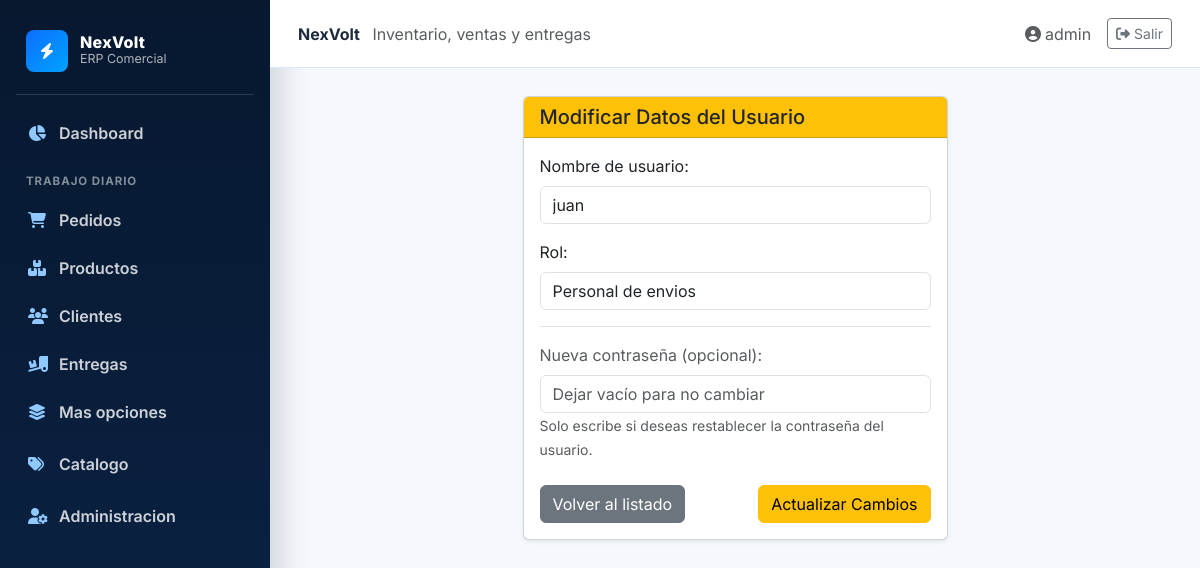
/usuarios/edit/2 (signed in), run on the app's committed database.
### blueprintapp/usuarios/models.py (models this page shows, shortened)
class User(db.Model, UserMixin):
    __tablename__ = "usuarios"
    id = db.Column(db.Integer, primary_key=True)
    username = db.Column(db.String(80), unique=True, nullable=False)
    password_hash = db.Column(db.String(128), nullable=False)
    rol_id = db.Column(db.Integer, db.ForeignKey("roles.id"))
    rol = db.relationship("Role", backref="usuarios")

### blueprintapp/roles/models.py (models this page shows)
class Role(db.Model):
    __tablename__ = "roles"
    id = db.Column(db.Integer, primary_key=True)
    nombre_rol = db.Column(db.String(50), unique=True, nullable=False)

### blueprintapp/usuarios/routes.py (the view, shortened to what this page needs)
@bp_usuario.route("/edit/<int:id>", methods=["GET", "POST"])
@login_required
@admin_required
def edit(id):
    usuario = User.query.get_or_404(id)
    roles = Role.query.all()
    return render_template("usuario/edit.html", usuario=usuario, roles=roles)

### blueprintapp/usuarios/templates/usuario/edit.html
{% extends 'base.html' %}
{% block content %}
<div class="row justify-content-center">
    <div class="col-md-6">
        <div class="card shadow-sm">
            <div class="card-header bg-warning text-dark">
                <h3 class="card-title mb-0 h5">Modificar Datos del Usuario</h3>
            </div>
            <div class="card-body">
                <form action="{{ url_for('bp_usuario.edit', id=usuario.id) }}" method="POST">
                    <div class="mb-3">
                        <label for="username" class="form-label">Nombre de usuario:</label>
                        <input type="text" id="username" name="username" class="form-control"
                            value="{{ usuario.username }}" required>
                    </div>
                    <div class="mb-3">
                        <label class="form-label">Rol:</label>
                        <select name="rol_id" class="form-control" required>
                            {% for rol in roles %}
                            <option value="{{ rol.id }}" {% if rol.id==usuario.rol_id %}selected{% endif %}>
                                {{ rol.nombre_rol }}
                            </option>
                            {% endfor %}
                        </select>
                    </div>
                    <div class="mb-3 border-top pt-3">
                        <label for="password" class="form-label text-muted">Nueva contraseña (opcional):</label>
                        <input type="password" id="password" name="password" class="form-control"
                            placeholder="Dejar vacío para no cambiar">
                        <small class="text-muted">Solo escribe si deseas restablecer la contraseña del usuario.</small>
                    </div>
                    <div class="d-flex justify-content-between pt-2">
                        <a href="{{ url_for('bp_usuario.index') }}" class="btn btn-secondary">Volver al listado</a>
                        <button type="submit" class="btn btn-warning">Actualizar Cambios</button>
                    </div>
                </form>
            </div>
        </div>
    </div>
</div>
{% endblock %}

### blueprintapp/templates/base.html (shortened to what this page needs)
<!DOCTYPE html>
<html lang="es">
<head>
    <link href="https://cdn.jsdelivr.net/npm/bootstrap@5.3.0/dist/css/bootstrap.min.css" rel="stylesheet">
    <link href="https://cdnjs.cloudflare.com/ajax/libs/font-awesome/6.4.0/css/all.min.css" rel="stylesheet">
</head>
<body>
    {% if current_user.is_authenticated %}
    <div class="erp-shell">
        {% include "components/navbar.html" %}
        <section class="erp-main">
            <header class="topbar">
                <div>
                    <strong>NexVolt</strong>
                    <span class="text-muted ms-2">Inventario, ventas y entregas</span>
                </div>
                <div class="d-flex align-items-center gap-3">
                    <a class="text-decoration-none text-muted" href="{{ url_for('bp_perfil.ver_perfil') }}">
                        <i class="fas fa-user-circle me-1"></i>{{ current_user.username }}
                    </a>
                    <a class="btn btn-sm btn-outline-secondary" href="{{ url_for('auth.logout') }}">
                        <i class="fas fa-right-from-bracket me-1"></i>Salir
                    </a>
                </div>
            </header>
            <main class="content-wrap">
    {% else %}
    {% include "components/messages.html" %}
    <main class="container py-5">
    {% endif %}
        {% block content %}{% endblock %}
    </main>
    {% if current_user.is_authenticated %}
        </section>
    </div>
    {% endif %}
</body>
</html>

### blueprintapp/templates/base.html (style rules this page uses)
:root { --navy: #07182f; --navy-2: #0b2447; --electric: #0d6efd; --electric-2: #00a3ff; --page: #f5f8fc; --line: #dce6f2; --text: #1f2a3d; }
body { min-height: 100vh; margin: 0; background: var(--page); color: var(--text); font-family: "Inter", sans-serif; }
.erp-shell { min-height: 100vh; display: flex; }
.erp-main { flex: 1; min-width: 0; display: flex; flex-direction: column; }
.topbar { height: 68px; background: #fff; border-bottom: 1px solid var(--line); display: flex; align-items: center; justify-content: space-between; padding: 0 28px; position: sticky; top: 0; z-index: 10; }
.content-wrap { padding: 28px; }

### data on the page
User: username "admin"
User: username "juan", rol_id "Personal de envios"
